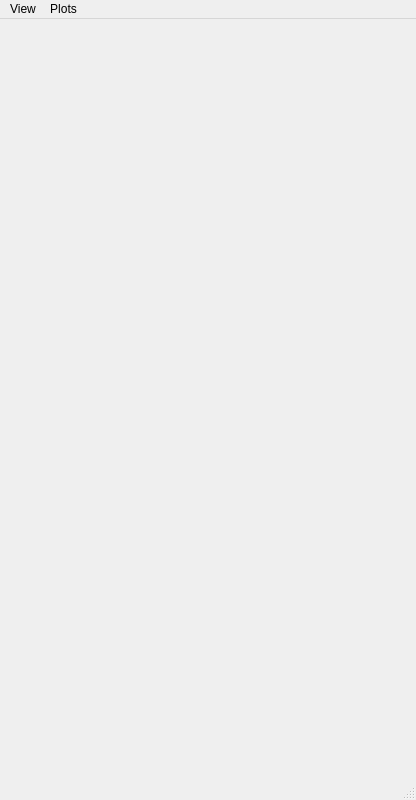
<?xml version="1.0" encoding="UTF-8"?>
<ui version="4.0">
 <class>Analysis_Dashboard</class>
 <widget class="QMainWindow" name="Analysis_Dashboard">
  <property name="geometry">
   <rect>
    <x>0</x>
    <y>0</y>
    <width>416</width>
    <height>800</height>
   </rect>
  </property>
  <property name="windowTitle">
   <string>Analysis Dashboard</string>
  </property>
  <widget class="QWidget" name="centralwidget">
    <layout class="QVBoxLayout" name="main_layout">
    <property name="leftMargin">
     <number>5</number>
    </property>
    <property name="topMargin">
     <number>5</number>
    </property>
    <property name="rightMargin">
     <number>5</number>
    </property>
    <property name="bottomMargin">
     <number>5</number>
    </property>
     <item>
      <widget class="QWidget" name="toolbox_container" native="true">
       <property name="minimumSize">
        <size>
         <width>0</width>
         <height>0</height>
        </size>
       </property>
      </widget>
     </item>
     <item>
      <widget class="QWidget" name="properties_container" native="true">
       <property name="minimumSize">
        <size>
         <width>0</width>
         <height>200</height>
        </size>
       </property>
      </widget>
     </item>
   </layout>
  </widget>
  <widget class="QMenuBar" name="menubar">
   <property name="geometry">
    <rect>
     <x>0</x>
     <y>0</y>
     <width>416</width>
     <height>22</height>
    </rect>
   </property>
   <widget class="QMenu" name="menuView">
    <property name="title">
     <string>View</string>
    </property>
    <addaction name="actionReset_Layout"/>
   </widget>
   <widget class="QMenu" name="menuPlots">
    <property name="title">
     <string>Plots</string>
    </property>
    <addaction name="actionClear_All_Plots"/>
   </widget>
   <addaction name="menuView"/>
   <addaction name="menuPlots"/>
  </widget>
  <widget class="QStatusBar" name="statusbar"/>
  <action name="actionReset_Layout">
   <property name="text">
    <string>Reset Layout</string>
   </property>
  </action>
  <action name="actionClear_All_Plots">
   <property name="text">
    <string>Clear All Plots</string>
   </property>
  </action>
 </widget>
 <resources/>
 <connections/>
</ui>
